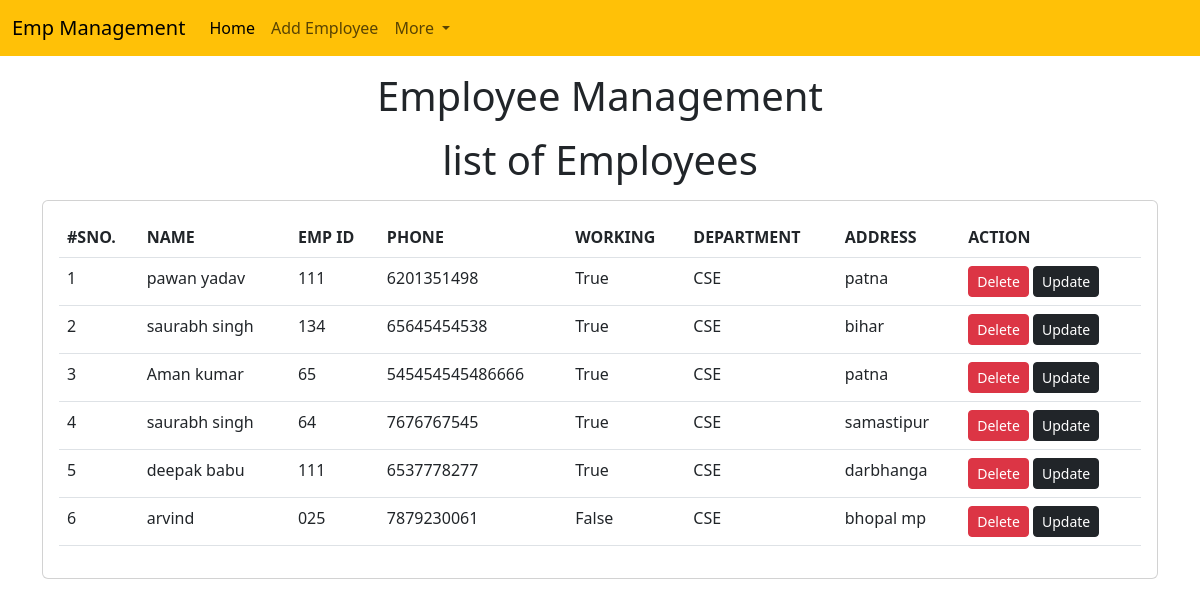
The page /emp/home/ on the database its author committed.
### emp/models.py (models this page shows)
class Emp(models.Model):
    name=models.CharField(max_length=200)
    emp_id=models.CharField(max_length=200)
    phone=models.CharField(max_length=10)
    address=models.CharField(max_length=150)
    working=models.BooleanField(default=True)
    department=models.CharField(max_length=10)

### emp/views.py (the view)
# urls.py: path('home/',emp_home),
def emp_home(request):
    emps=Emp.objects.all()
    return render(request, "emp/home.html",{
        'emps':emps
    })

### templates/emp/home.html (shortened to what this page needs)
<!doctype html>
<html lang="en">
  <head>
    <link href="https://cdn.jsdelivr.net/npm/bootstrap@5.3.0-alpha1/dist/css/bootstrap.min.css" rel="stylesheet">
  </head>
  <body>
{% include 'emp/navbar.html' %}
    <h1 class="text-center my-3">Employee Management</h1>
    <h1 class="text-center my-3">list of Employees</h1>
    <div class="container">
      <div class="row">
        <div class="col-md-12">
          <div class="card">
            <div class="card-body">
              <table class="table">
                <thead>
                  <tr>
                    <th>#SNO.</th>
                    <th>NAME</th>
                    <th>EMP ID</th>
                    <th>PHONE</th>
                    <th>WORKING</th>
                    <th>DEPARTMENT</th>
                    <th>ADDRESS</th>
                    <th>ACTION</th>
                  </tr>
                </thead>
                <tbody>
                  {% for e in emps %}
                  <tr>
                    <td>{{forloop.counter}}</td>
                    <td>{{e.name}}</td>
                    <td>{{e.emp_id}}</td>
                    <td>{{e.phone}}</td>
                    <td>{{e.working}}</td>
                    <td>{{e.department}}</td>
                    <td>{{e.address}}</td>
                    <td>
                      <a href="/emp/delete-emp/{{e.id}}" class="btn btn-danger btn-sm">Delete</a>
                      <a href="/emp/update-emp/{{e.id}}" class="btn btn-dark btn-sm">Update</a>
                    </td>
                  </tr>
                  {% endfor %}
                </tbody>
              </table>
            </div>
          </div>
        </div>
      </div>
    </div>
  </body>
</html>

### templates/emp/navbar.html (shortened to what this page needs)
<nav class="navbar navbar-expand-lg bg-warning">
    <div class="container-fluid">
      <a class="navbar-brand" href="#">Emp Management</a>
      <div class="collapse navbar-collapse" id="navbarSupportedContent">
        <ul class="navbar-nav me-auto mb-2 mb-lg-0">
          <li class="nav-item">
            <a class="nav-link active" aria-current="page" href="/emp/home/">Home</a>
          </li>
          <li class="nav-item">
            <a class="nav-link" href="/emp/add-emp/">Add Employee</a>
          </li>
          <li class="nav-item dropdown">
            <a class="nav-link dropdown-toggle" href="#" role="button" data-bs-toggle="dropdown" aria-expanded="false">
              More
            </a>
          </li>
        </ul>
      </div>
    </div>
  </nav>

### rows shown on the page
Emp: name "pawan yadav", emp_id "111", phone "6201351498", working "True", department "CSE", address "patna"
Emp: name "saurabh singh", emp_id "134", phone "65645454538", working "True", department "CSE", address "bihar"
Emp: name "Aman kumar", emp_id "65", phone "545454545486666", working "True", department "CSE", address "patna"
Emp: name "saurabh singh", emp_id "64", phone "7676767545", working "True", department "CSE", address "samastipur"
Emp: name "deepak babu", emp_id "111", phone "6537778277", working "True", department "CSE", address "darbhanga"
Emp: name "arvind", emp_id "025", phone "7879230061", working "False", department "CSE", address "bhopal mp"
